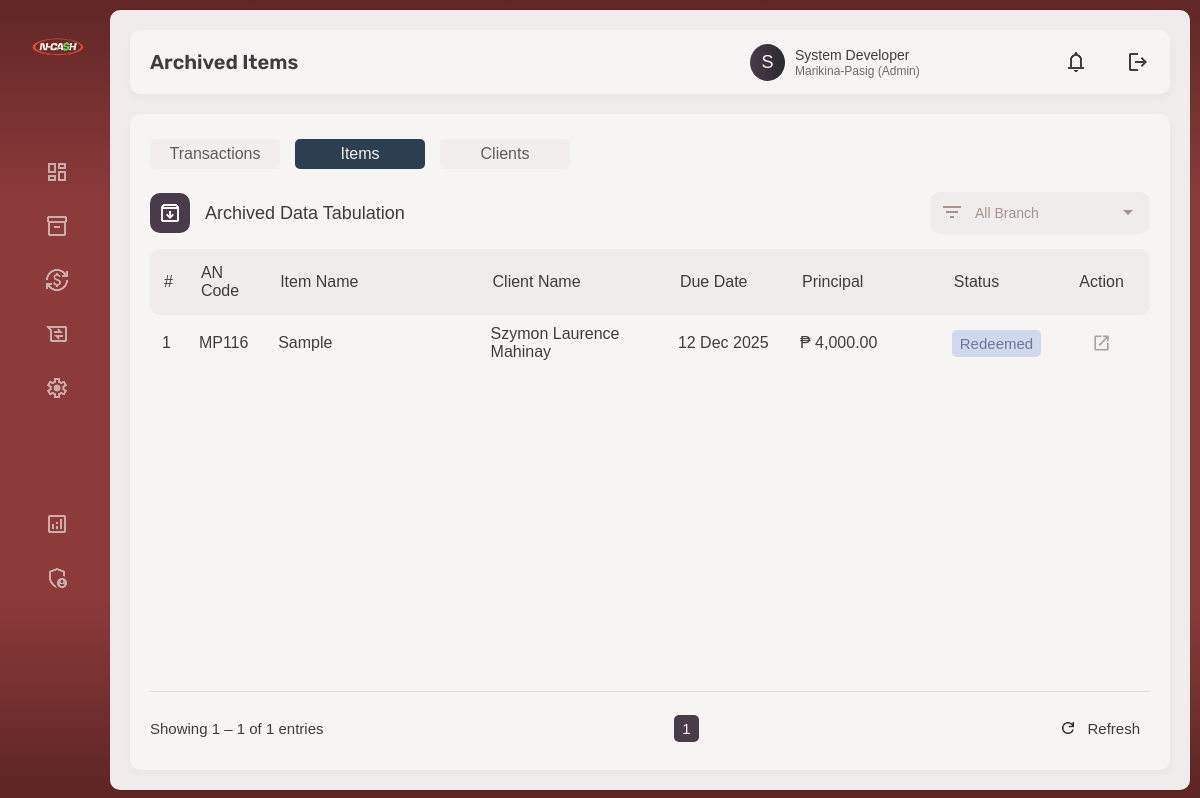
Screenshot of /archives/archived_items.php (signed in) with the database file from the repository.
### tables this page shows
CREATE TABLE `items_archive` (
  `archive_id` int(11) NOT NULL,
  `archived_by` varchar(50) NOT NULL,
  `archived_date` timestamp NOT NULL DEFAULT current_timestamp() ON UPDATE current_timestamp(),
  `item_id` int(11) NOT NULL,
  `client_id` int(11) NOT NULL,
  `branch_id` int(11) NOT NULL,
  `item_name` varchar(50) NOT NULL,
  `category` varchar(20) NOT NULL,
  `agreement_num` int(11) NOT NULL,
  `principal` decimal(9,2) NOT NULL,
  `status` enum('Active','Redeemed','Overdue') NOT NULL,
  `due_date` timestamp NOT NULL DEFAULT current_timestamp(),
  `remarks` text NOT NULL,
  `created_at` timestamp NOT NULL DEFAULT current_timestamp(),
  `updated_at` timestamp NOT NULL DEFAULT current_timestamp(),
  `created_by` varchar(255) NOT NULL,
  `updated_by` varchar(255) NOT NULL,
  `interest` decimal(9,2) NOT NULL,
  `reason` text NOT NULL
);

### archives/archived_items.php (the view, shortened to what this page needs)
<?php
include("../config/db_conn.php");
?>
<!DOCTYPE html>
<html lang="en">
<head>
    <link rel="stylesheet" href="../resources/css/base.css">
    <link rel="stylesheet" href="../resources/css/colors.css">
    <link rel="stylesheet" href="../resources/css/fonts.css">
    <link rel="stylesheet" href="../resources/css/pages/dashboard/inventory.css">
    <link rel="stylesheet" href="../resources/css/pages/archives/archive.css">
</head>
<body>
    <main>
        <section class="dashboard">
            <section class="navigation_bar">
                <?php
                    include('../includes/nav_bar.php')
                ?>
            </section>
            <section class="main_content">
                <?php
                    include('../includes/top_panel.php')
                ?>
                <div class="central_panelC">
                    <div class="data_tableC">
                        <div class="data_panel_subheaderC">
                            <div class="archive_nav_links">
                                <a href="archived_transactions.php">Transactions</a>
                                <a href="archived_items.php">Items</a>
                                <a href="archived_clients.php">Clients</a>
                            </div>
                        </div>
                        <br>
                        <div class="data_panel_header">
                            <div class="data_panel_name">
                                <div class="icon_normal">
                                    <img src="../resources/img/icons/archive_w.png" alt="table_icon">
                                </div>
                                <h2>Archived Data Tabulation</h2>
                            </div>
                            <div class="data_panel_buttonsC">
                                <?php
                                    $role = $_SESSION['role'];
                                ?>
                                <form action="archived_items.php" method="GET">
                                    <span class="custom-arrow-sort"><img src="../resources/img/icons/filter.png" alt="filter"></span>
                                    <select name="branch" id="branch" onchange="this.form.submit()" class="sort">
                                        <?php
                                            $selected = $_GET['branch'] ?? 'all';
                                            if ($role == 'admin')
                                            {
                                                echo "
                                                <option value='all' " . ($selected === 'all' ? 'selected' : '') . ">All Branch</option>
                                                <option value='pasig' " . ($selected === 'pasig' ? 'selected' : '') . ">Pasig City Branch</option>
                                                <option value='quezon' " . ($selected === 'quezon' ? 'selected' : '') . ">Quezon City Branch</option>
                                                <option value='makati' " . ($selected === 'makati' ? 'selected' : '') . ">Makati City Branch</option>
                                                ";
                                            }
                                        ?>
                                    </select>
                                    <span class="custom-arrow"><img src="../resources/img/icons/arrow_drop_down_bb.png" alt="sort"></span>
                                </form>
                                <?php
                                    $sorting = isset($_GET['branch']) ? $_GET['branch'] : 'default';
                                    $orderBy = '';
                                    switch ($sorting)
                                    {
                                        case 'all':
                                        case 'default':
                                            $orderBy = " ORDER BY ia.agreement_num DESC";
                                            break;
                                    }
                                    $where_sql = '';
                                    $page = isset($_GET['page']) ? (int)$_GET['page'] : 1;
                                    $limit = 10;
                                    $offset = ($page - 1) * $limit;
                                    $sql = "SELECT ia.archive_id, ia.agreement_num, COALESCE(c.fullname, ca.fullname) AS fullname, ia.item_id, ia.client_id, ia.item_name, ia.principal, b.branch_name, ia.status, ia.due_date, ia.created_at
                                        FROM items_archive AS ia
                                        LEFT JOIN clients AS c ON ia.client_id = c.client_id
                                        LEFT JOIN clients_archive AS ca ON ia.client_id = ca.client_id
                                        INNER JOIN branches AS b ON ia.branch_id = b.branch_id
                                        $where_sql
                                        $orderBy
                                        LIMIT $limit OFFSET $offset";
                                    $count_sql = "SELECT COUNT(*) AS total
                                        FROM items_archive AS ia
                                        LEFT JOIN clients AS c ON ia.client_id = c.client_id
                                        LEFT JOIN clients_archive AS ca ON ia.client_id = ca.client_id
                                        INNER JOIN branches AS b ON ia.branch_id = b.branch_id
                                        $where_sql";
                                    $stmt = $conn->prepare($sql);
                                    $count_stmt = $conn->prepare($count_sql);
                                    $stmt->execute();
                                    $result = $stmt->get_result();
                                    $count_stmt->execute();
                                    $count_result = $count_stmt->get_result();
                                    $total_row = $count_result ? $count_result->fetch_assoc() : null;
                                    $total = $total_row['total'] ?? 0;
                                ?>
                            </div>
                        </div>
                        <div class="table_cont">
                            <table>
                                <thead>
                                    <tr>
                                        <th>#</th>
                                        <th>AN Code</th>
                                        <th>Item Name</th>
                                        <th>Client Name</th>
                                        <th>Due Date</th>
                                        <th>Principal</th>
                                        <th>Status</th>
                                        <th>Action</th>
                                    </tr>
                                </thead>
                                <tbody>
                                <?php
                                    $number = (($page - 1) * $limit) + 1;
                                    if($result->num_rows > 0)
                                    {
                                        while($row = $result->fetch_assoc())
                                        {
                                            $item_id = htmlspecialchars($row['item_id']);
                                            $agreement_num = htmlspecialchars($row['agreement_num']);
                                            $client_name = htmlspecialchars($row['fullname']);
                                            $item = htmlspecialchars($row['item_name']);
                                            $principal = htmlspecialchars($row['principal']);
                                            $due_date = htmlspecialchars($row['due_date']);
                                            $branch = htmlspecialchars($row['branch_name']);
                                            $status = htmlspecialchars($row['status']);
                                            $principal_decimal = number_format($principal, 2);
                                            $status_style = "font-size: 15px;";
                                            if ($status == 'Active') {
                                                $status_style .= "display: inline-block; text-align: center; font-size: 15px; width: 100%; font-weight: 400; padding: 5px 8px; border-radius: 5px; background-color: #d2e8ce; color: #739667;";
                                            } else if ($status == 'Redeemed') {
                                                $status_style .= "display: inline-block; text-align: center; font-size: 15px; width: 100%; font-weight: 400;padding: 5px 8px; border-radius: 5px; background-color: #d1d8ed; color: #6c799d;";
                                            } else if ($status == "Overdue") {
                                                $status_style .= "display: inline-block; text-align: center; font-size: 15px; width: 100%; font-weight: 400;padding: 5px 8px; border-radius: 5px; background-color: #f8dfbf; color: #b68b53;";
                                            } else {
                                                $status_style .= "display: inline-block; text-align: center; font-size: 15px; width: 100%; font-weight: 400;padding: 5px 8px; border-radius: 5px; background-color: #f1eceb; color: #a6a094;";
                                            }
                                            $format_date = date("d M Y", strtotime($due_date));
                                            if ($branch === "Marikina-Pasig") {
                                                $final_agreement_num = "MP" . $agreement_num;
                                            } else if ($branch === "Quezon City") {
                                                $final_agreement_num = "Q" . $agreement_num;
                                            } else if ($branch === "Makati") {
                                                $final_agreement_num = "M" . $agreement_num;
                                            } else {
                                                $final_agreement_num = "-" . $agreement_num;
                                            }
                                                if (isset($_SESSION['error_msg'])) {
                                                    echo '<div class="result_cont">';
                                                    echo "<span class=\"message_error\"><img src=\"../resources/img/icons/error.png\" alt=\"error\">" . $_SESSION['error_msg'] . "</span>";
                                                    unset($_SESSION['error_msg']);
                                                    echo '</div>';
                                                } else {
                                                    echo
                                                    "
                                                    <tr>
                                                        <td>$number</td>
                                                        <td>$final_agreement_num</td>
                                                        <td>$item</td>
                                                        <td>$client_name</td>
                                                        <td>$format_date</td>
                                                        <td>₱ $principal_decimal</td>
                                                        <td><span style=\"$status_style\">$status</span></td>
                                                        <td>
                                                            <a href=\"../archives/archived_item_details.php?id=" . $item_id . "\"><button><img src=\"../resources/img/icons/open.png\" alt=\"open\"></button></a>
                                                        </td>
                                                    </tr>
                                                    ";
                                                }
                                            $number++;
                                        }
                                    }
                                ?>
                                </tbody>
                            </table>
                        </div>
                        <div class="data_table_actions">
                            <div class="data_table_actions_components">
                                <p>
                                    <?php
                                        $shown = $result->num_rows;
                                        $start = $offset + 1;
                                        $end = $offset + $shown;
                                        if ($total == 0 || $end == 0) {
                                            echo "Showing 0 entries";
                                        } else {
                                            echo "Showing $start – $end of $total entries";
                                        }
                                    ?>
                                </p>
                            </div>
                            <div class="data_table_actions_components">
                                <div class="pagination">
                                    <?php
                                        $total_pages = ceil($total / $limit);
                                        for ($i = 1; $i <= $total_pages; $i++) {
                                            if ($i == $page) {
                                                echo "<div class=\"page_button_active\">$i</div>";
                                            } else {
                                                echo "<div class=\"page_button\"><a href='?page=$i&branch=$sorting'>$i</a></div>";
                                            }
                                        }
                                    ?>
                                </div>
                            </div>
                            <div class="data_table_actions_components">
                                <div class="data_actions">
                                    <button><img src="../resources/img/icons/refresh.png" alt="refresh"><p>Refresh</p></button>
                                </div>
                            </div>
                        </div>
                    </div>
                </div>
            </section>
        </section>
    </main>
</body>
</html>

### rows the page displays
items_archive: agreement_num "MP116", item_name "Sample", client_name "Szymon Laurence Mahinay", due_date "12 Dec 2025", principal "4,000.00", status "Redeemed"

### other values shown
str_replace("_", " ",basename($_SERVER['PHP_SELF'], ".php")) "Archived Items"
mb_substr($fullname, 0, 1) "S"
$fullname "System Developer"
$branch_name "Marikina-Pasig"
$role "Admin"
$start "1"
$end "1"
$total "1"
